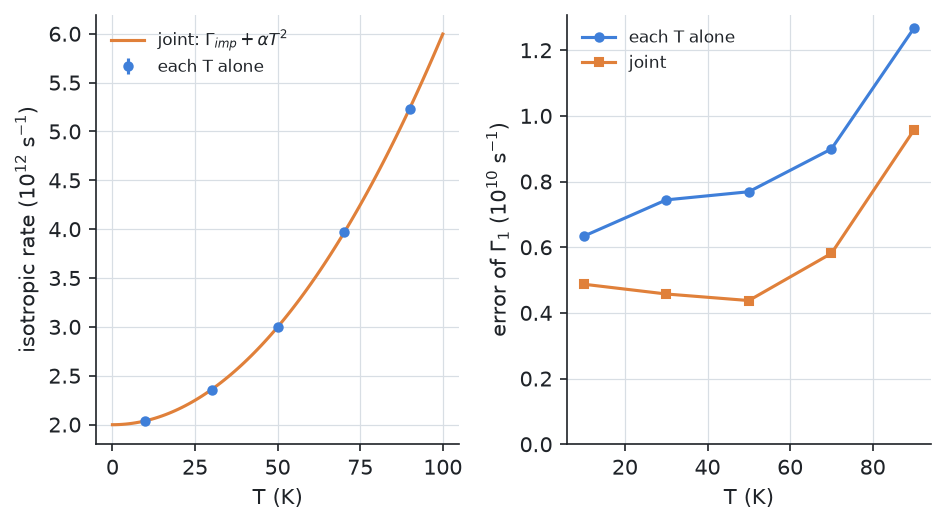

Write the Python code that produced this figure.
from _joint_data import d, measured, rate, surface, temperatures, true_gamma1, true_shared

# --8<-- [start:example]
import warnings

import numpy as np
from quantalyze.beta import boltzmann_fitting as bzf


# Each temperature alone: Γ_imp + αT² is one constant there, so fit it as one number.
def rate_at_one_temperature(phi, gamma_iso, gamma1):
    return gamma_iso + gamma1 * np.cos(2 * phi) ** 2


alone = {T: bzf.fit_transport(measured[T], surface, rate=rate_at_one_temperature, layer_spacing=d,
                              p0={"gamma_iso": 1e12, "gamma1": 1e12}, extrapolate=True)
         for T in temperatures}

# All five together, linked by the law Γ_imp + αT².
datasets = [bzf.Dataset(measured[T], surface, rate=rate, constants={"T": T}, name=f"{T} K", layer_spacing=d,
                        extrapolate=True) for T in temperatures]
p0 = {"gamma_imp": 1e12, "alpha": 1e8, "gamma1": 1e12}
joint = bzf.fit_joint(datasets, p0=p0, separate=["gamma1"])

# The same joint model on a single temperature cannot tell Γ_imp from αT².
with warnings.catch_warnings(record=True) as caught:
    warnings.simplefilter("always")
    bzf.fit_joint(datasets[:1], p0=p0, separate=["gamma1"])
print("one temperature:", caught[0].message)

for name, unit in (("gamma_imp", "s⁻¹"), ("alpha", "s⁻¹ K⁻²")):
    print(f"joint: {name} = {joint[name]:.4g} ± {joint.errors[name]:.2g} {unit} (truth {true_shared[name]:.4g})")
print("\n  T   error of Γ₁ (10¹⁰ s⁻¹)\n      alone  joint")
for T in temperatures:
    print(f"{T:3d}  {alone[T].errors['gamma1'] / 1e10:6.2f} {joint.errors[f'gamma1[{T} K]'] / 1e10:6.2f}")
# --8<-- [end:example]

import matplotlib.pyplot as plt

T = np.array(temperatures)
fig, (left, right) = plt.subplots(1, 2)
iso = [alone[t]["gamma_iso"] / 1e12 for t in temperatures]
left.errorbar(T, iso, [alone[t].errors["gamma_iso"] / 1e12 for t in temperatures], fmt="o", ms=4,
              label="each T alone")
line = np.linspace(0, 100, 101)
left.plot(line, (joint["gamma_imp"] + joint["alpha"] * line**2) / 1e12, label=r"joint: $\Gamma_{imp} + \alpha T^2$")
left.set(xlabel="T (K)", ylabel=r"isotropic rate ($10^{12}$ s$^{-1}$)")
left.legend(fontsize=8)
right.plot(T, [alone[t].errors["gamma1"] / 1e10 for t in temperatures], "o-", ms=4, label="each T alone")
right.plot(T, [joint.errors[f"gamma1[{t} K]"] / 1e10 for t in temperatures], "s-", ms=4, label="joint")
right.set(xlabel="T (K)", ylabel=r"error of $\Gamma_1$ ($10^{10}$ s$^{-1}$)", ylim=(0, None))
right.legend(fontsize=8)
fig.tight_layout()
